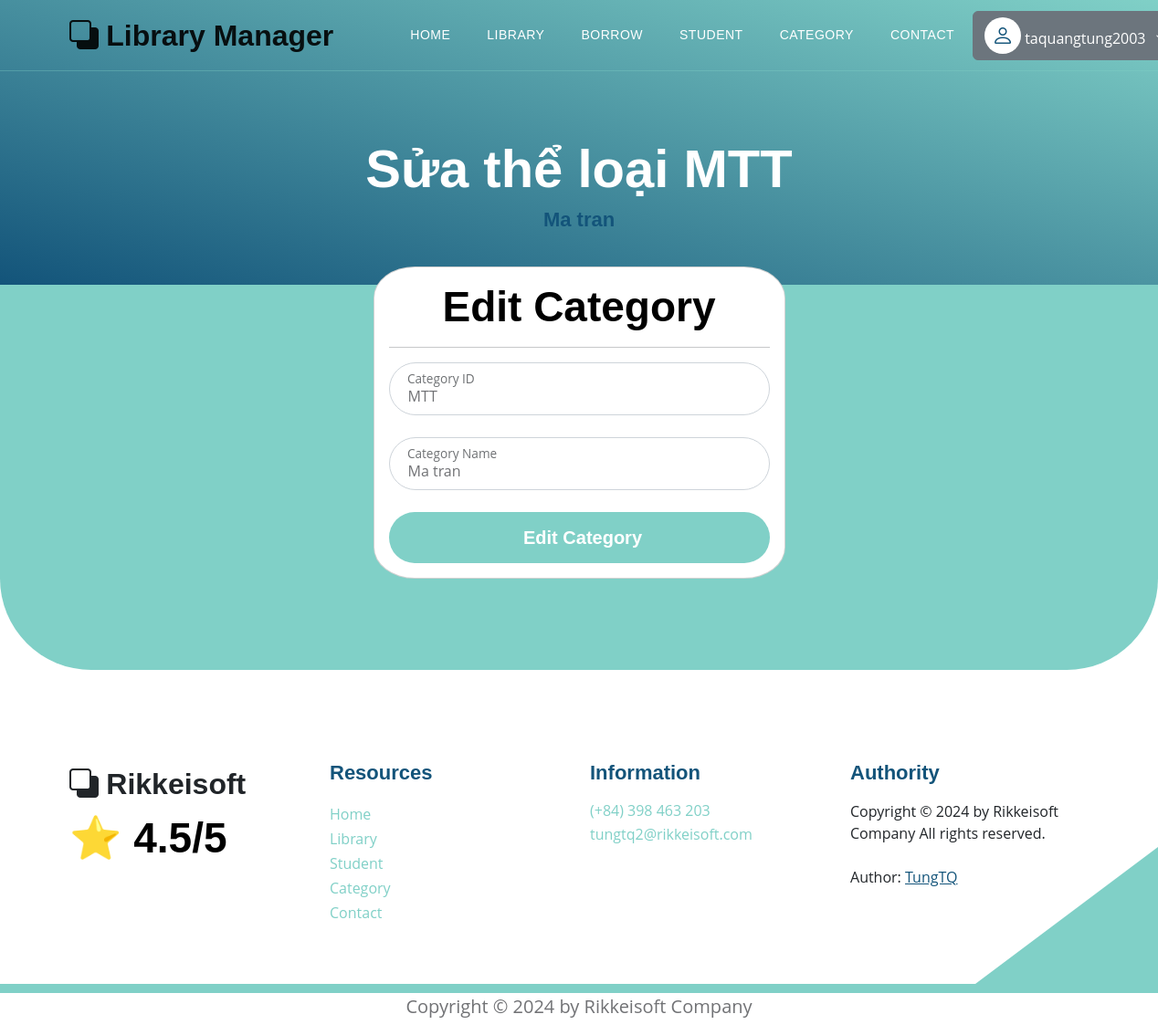
/category_books/update_category?choice_category_id=MTT (signed in), run on an earlier commit of the app's database.
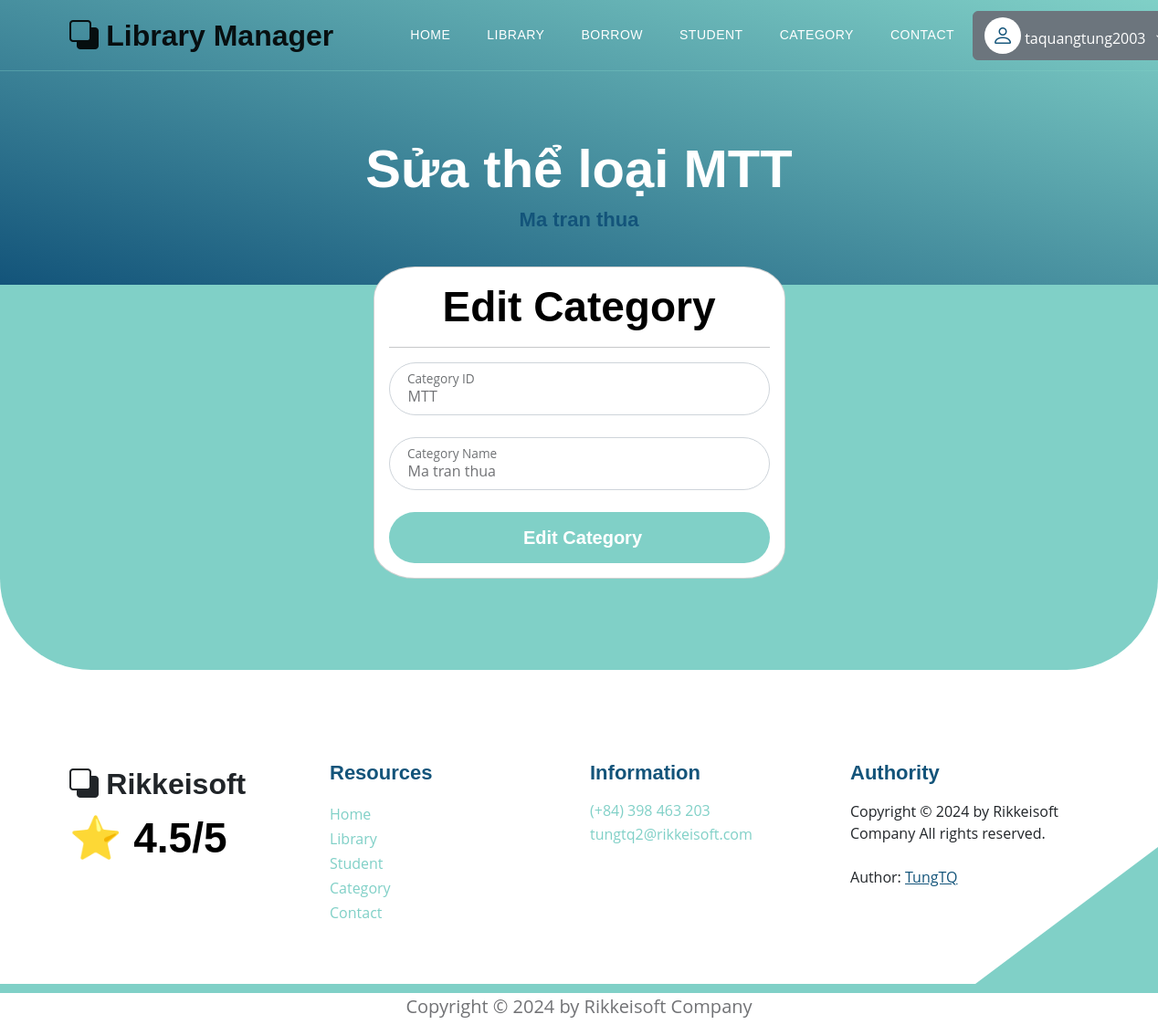
And on a later commit of the database.
### models.py (models this page shows, shortened)
class Category(Base):
    __tablename__ = 'category'
    category_id = Column(String(10), primary_key=True, index=True)
    category_name = Column(String(50), index=True)
    insert_at = Column(DateTime, index = True)
    insert_id = Column(String(30), index = True)
    update_at = Column(DateTime,index=True)
    update_id = Column(String(30), index = True)
    delete_at = Column(DateTime,index=True)
    delete_id = Column(String(30), index = True)
    delete_flag = Column(Integer, index=True)
    category_books = relationship("Book", back_populates="category")

### main.py (the view)
@app.get('/category_books/update_category', response_class=HTMLResponse)
async def get_edit_category(request: Request, choice_category_id: Optional[str] = None, token: str = Cookie(None), db: Session = Depends(models.get_db)):
    mean_star = get_mean_star(db)
    if token:
        try:
            decodeJSON = jwt.decode(token, "secret", algorithms=["HS256"])
            username = decodeJSON["username"]
            user = get_user(db, username)
            if user.role != 0:
                this_category = db.query(models.Category).filter(models.Category.category_id == choice_category_id, models.Category.delete_flag == 0).first()
            else:
                return templates.TemplateResponse("not_permit_access.html", {"request": request, "error": "Không có quyền thay đổi trang cá nhân"})
            if this_category:
                return templates.TemplateResponse("edit_category.html", {
                        "request": request,
                        "user": user,
                        "this_category": this_category,
                        "choice_category_id": choice_category_id, "mean_star": mean_star})
            else:
                return templates.TemplateResponse("not_permit_access.html", {"request": request, "error": "Không có quyền thay đổi trang cá nhân"})
        except:
            return templates.TemplateResponse("error_template.html", {"request": request, "error": "Page Not Found"})
    else:
        return templates.TemplateResponse("error_template.html", {"request": request, "error": "Page Not Found"})

### templates/edit_category.html (shortened to what this page needs)
{% extends "base.html" %}
{% block content %}
<section class="hero-section d-flex justify-content-center align-items-center" id="section_1"
    style="padding-bottom: 50px;">
    <div class="container">
        <div class="row">
            <div class="col-lg-8 col-12 mx-auto">
                <h1 class="text-white text-center"> Sửa thể loại {{choice_category_id}} </h1>
                <h6 class="text-center"> {{this_category.category_name}} </h6>
            </div>
        </div>
    </div>
</section>
<section class="featured-section">
    <div class="container">
        <div class="row justify-content-center">
            <div class="col-lg-5 col-md-7 col-12" style="padding-top: 80px;">
                <div class="card" style="border-radius: 10%;">
                    <div class="card-body">
                        <h2 class="card-title text-center">Edit Category</h2>
                        <hr>
                        <form action="/category_books/update_category" method="post" class="custom-form" role="form">
                            <div class="form-floating mb-3">
                                <input type="text" name="choice_category_id" id="choice_category_id" class="form-control"
                                    placeholder="ID Category" required="" value="{{choice_category_id}}" readonly>
                                <label for="choice_category_id"> Category ID </label>
                            </div>
                            <div class="form-floating mb-3">
                                <input type="text" name="new_category_name" id="new_category_name" class="form-control"
                                    placeholder="Name of Category" required="" value="{{this_category.category_name}}">
                                <label for="new_category_name"> Category Name </label>
                            </div>
                            <button type="submit" class="form-control btn btn-primary"> Edit Category </button>
                        </form>
                    </div>
                </div>
            </div>
        </div>
    </div>
</section>
{% endblock content %}

What changed in the data, as far as the page shows it:
changed Category "MTT": category_name "Ma tran" → "Ma tran thua"; new_category_name "Ma tran" → "Ma tran thua"
